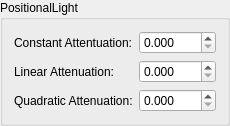
         <widget class="QGroupBox" name="positionalLightGroupBox">
          <property name="title">
           <string>PositionalLight</string>
          </property>
          <layout class="QGridLayout" name="gridLayout_23">
           <item row="0" column="0">
            <widget class="QLabel" name="label_67">
             <property name="text">
              <string>Constant Attentuation:</string>
             </property>
            </widget>
           </item>
           <item row="0" column="1">
            <widget class="QDoubleSpinBox" name="positionalLightConstAttenEdit">
             <property name="decimals">
              <number>3</number>
             </property>
             <property name="maximum">
              <double>1000.000000000000000</double>
             </property>
             <property name="singleStep">
              <double>0.100000000000000</double>
             </property>
            </widget>
           </item>
           <item row="1" column="0">
            <widget class="QLabel" name="label_68">
             <property name="text">
              <string>Linear Attenuation:</string>
             </property>
            </widget>
           </item>
           <item row="1" column="1">
            <widget class="QDoubleSpinBox" name="positionalLightLinearAttenEdit">
             <property name="decimals">
              <number>3</number>
             </property>
             <property name="maximum">
              <double>100.000000000000000</double>
             </property>
             <property name="singleStep">
              <double>0.010000000000000</double>
             </property>
            </widget>
           </item>
           <item row="2" column="0">
            <widget class="QLabel" name="label_69">
             <property name="text">
              <string>Quadratic Attenuation:</string>
             </property>
            </widget>
           </item>
           <item row="2" column="1">
            <widget class="QDoubleSpinBox" name="positionalLightQuadAttenEdit">
             <property name="decimals">
              <number>3</number>
             </property>
             <property name="maximum">
              <double>10.000000000000000</double>
             </property>
             <property name="singleStep">
              <double>0.001000000000000</double>
             </property>
            </widget>
           </item>
          </layout>
         </widget>
